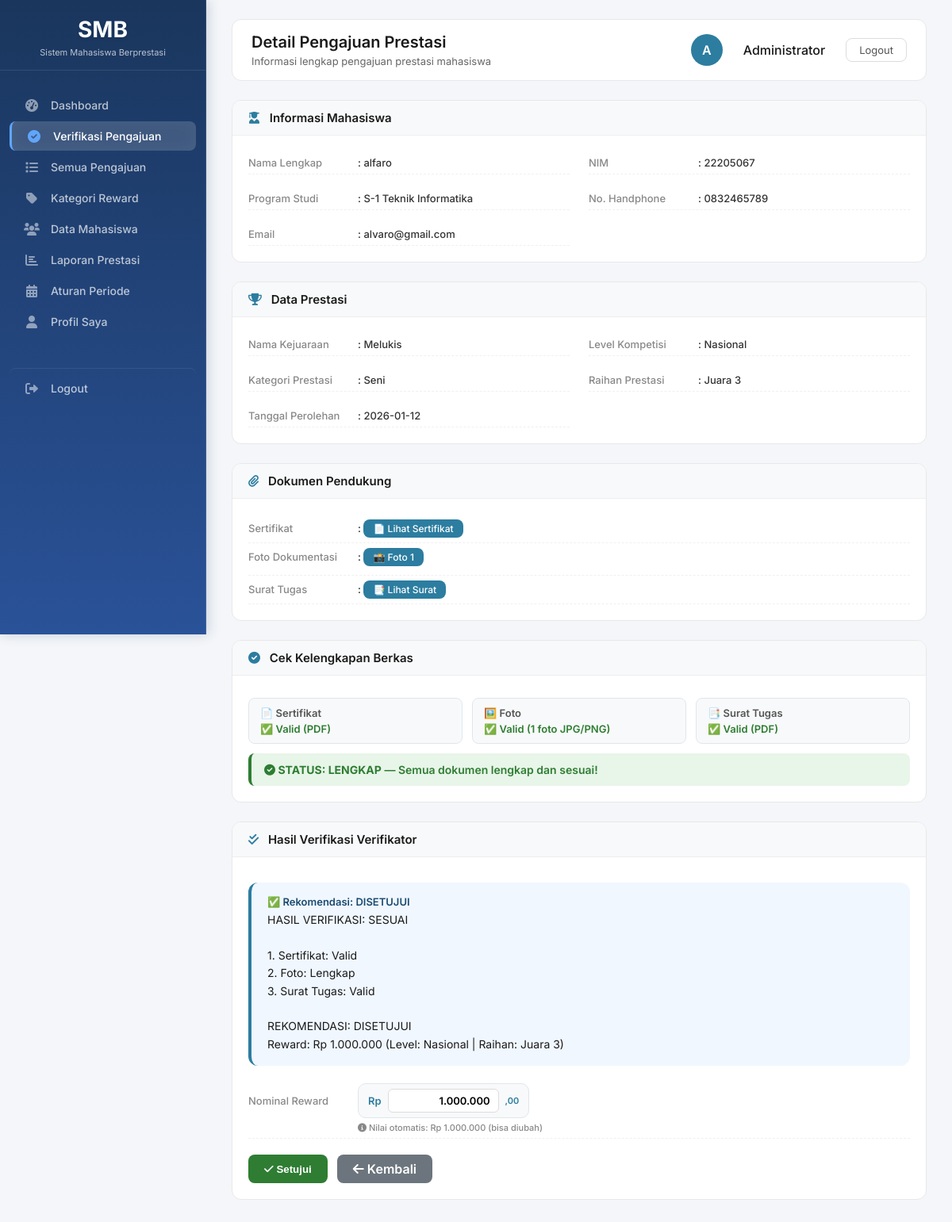
Page /admin/detail_pengajuan.php?id=23 (signed in) on the committed database.
### tables this page shows
CREATE TABLE `pengajuan` (
  `id` int NOT NULL,
  `user_id` int NOT NULL,
  `mahasiswa_id` int DEFAULT NULL,
  `kategori_id` int DEFAULT NULL,
  `judul_prestasi` varchar(200) DEFAULT NULL,
  `deskripsi` text,
  `tanggal_prestasi` date DEFAULT NULL,
  `level_kompetisi` enum('Lokal','Provinsi','Nasional','Internasional') NOT NULL,
  `penyelenggara` varchar(100) DEFAULT NULL,
  `lokasi` varchar(100) DEFAULT NULL,
  `raihan_prestasi` varchar(50) DEFAULT NULL,
  `dokumen_path` varchar(255) DEFAULT NULL,
  `status` enum('diproses','disetujui','ditolak','revisi') NOT NULL DEFAULT 'diproses',
  `tanggal_disetujui` datetime DEFAULT NULL,
  `reward_nominal` int DEFAULT '0',
  `nilai_akhir` decimal(5,2) DEFAULT NULL,
  `admin_catatan` text,
  `admin_id` int DEFAULT NULL,
  `validated_at` datetime DEFAULT NULL,
  `periode_id` int DEFAULT NULL,
  `created_at` datetime DEFAULT CURRENT_TIMESTAMP,
  `updated_at` datetime DEFAULT NULL,
  `fakultas` varchar(100) DEFAULT NULL,
  `jenis_peserta` enum('Individu','Tim') DEFAULT 'Individu',
  `nama_ketua` varchar(100) DEFAULT NULL,
  `nim_ketua` varchar(20) DEFAULT NULL,
  `no_hp` varchar(15) DEFAULT NULL,
  `prodi` varchar(50) DEFAULT NULL,
  `bulan_raihan` varchar(20) DEFAULT NULL,
  `tahun_raihan` year DEFAULT NULL,
  `url_penyelenggara` text,
  `nama_tim` varchar(100) DEFAULT NULL,
  `anggota_tim` text,
  `sertifikat` varchar(255) DEFAULT NULL,
  `foto_dokumentasi` text,
  `surat_tugas` varchar(255) DEFAULT NULL,
  `nama_kejuaraan` varchar(255) DEFAULT NULL,
  `kategori_prestasi` varchar(100) DEFAULT NULL,
  `tanggal_raihan` date DEFAULT NULL,
  `ocr_text` text,
  `ocr_accuracy` decimal(5,4) DEFAULT '0.0000',
  `file_hash` varchar(64) DEFAULT NULL,
  `digital_signature` text,
  `penetapan` tinyint(1) DEFAULT '0'
);

CREATE TABLE `users` (
  `id` int NOT NULL,
  `username` varchar(50) NOT NULL,
  `password` varchar(255) NOT NULL,
  `email` varchar(100) NOT NULL,
  `nama_lengkap` varchar(100) NOT NULL,
  `nim` varchar(20) DEFAULT NULL,
  `fakultas` varchar(100) DEFAULT NULL,
  `prodi` varchar(50) DEFAULT NULL,
  `role` enum('mahasiswa','reviewer','admin','superadmin') NOT NULL DEFAULT 'mahasiswa',
  `no_hp` varchar(20) DEFAULT NULL,
  `alamat` text,
  `foto_profil` varchar(255) DEFAULT NULL,
  `status` enum('active','inactive','locked','suspended') NOT NULL DEFAULT 'active',
  `email_verified` tinyint(1) DEFAULT '1',
  `verification_token` varchar(100) DEFAULT NULL,
  `reset_token` varchar(100) DEFAULT NULL,
  `reset_expiry` datetime DEFAULT NULL,
  `last_login` datetime DEFAULT NULL,
  `lock_until` datetime DEFAULT NULL,
  `created_at` datetime NOT NULL,
  `updated_at` datetime DEFAULT NULL
);

### admin/detail_pengajuan.php (the view, shortened to what the rows shown need)
<?php
require_once '../config/database.php';
function hitungRewardOtomatis($conn, $level, $raihan, $jenis_peserta) {
    $query = "SELECT nominal FROM kategori_reward
              WHERE tingkat = '$level' AND raihan = '$raihan' AND kategori = '$jenis_peserta'
              LIMIT 1";
    $result = mysqli_query($conn, $query);
    if ($row = mysqli_fetch_assoc($result)) {
        return $row['nominal'];
    }
    return 0;
}
$id = isset($_GET['id']) ? (int)$_GET['id'] : 0;
$query = "SELECT p.*, u.nama_lengkap, u.nim, u.email, u.no_hp, u.prodi, u.id as user_id
          FROM pengajuan p
          JOIN users u ON p.user_id = u.id
          WHERE p.id = $id";
$result = mysqli_query($conn, $query);
$row = mysqli_fetch_assoc($result);
$reward_otomatis = hitungRewardOtomatis($conn, $row['level_kompetisi'], $row['raihan_prestasi'], $row['jenis_peserta']);
$full_catatan = $row['admin_catatan'] ?? '';
$catatan_verifikator_only = '';
$pos_verifikator = strpos($full_catatan, 'Verifikator:');
if ($pos_verifikator !== false) {
    $catatan_verifikator_only = trim(substr($full_catatan, $pos_verifikator));
}
$catatan_verifikator_only = preg_replace('/^Verifikator:\s*/', '', $catatan_verifikator_only);
?>
<!DOCTYPE html>
<html lang="id">
<head>
    <link rel="stylesheet" href="https://cdnjs.cloudflare.com/ajax/libs/font-awesome/6.0.0-beta3/css/all.min.css">
</head>
<body>
<div class="sidebar">
    <div class="sidebar-header">
        <h2>SMB</h2>
    </div>
</div>
<div class="main-content">
    <div class="top-bar">
        <div class="page-title">
            <h1>Detail Pengajuan Prestasi</h1>
        </div>
    </div>
    <div class="detail-card">
        <div class="card-body">
            <div class="info-grid">
                <div class="info-item"><span class="info-label">Nama Lengkap</span><span class="info-value">: <?php echo htmlspecialchars($row['nama_lengkap']); ?></span></div>
                <div class="info-item"><span class="info-label">NIM</span><span class="info-value">: <?php echo htmlspecialchars($row['nim']); ?></span></div>
                <div class="info-item"><span class="info-label">Program Studi</span><span class="info-value">: <?php echo htmlspecialchars($row['prodi']); ?></span></div>
                <div class="info-item"><span class="info-label">No. Handphone</span><span class="info-value">: <?php echo htmlspecialchars($row['no_hp']); ?></span></div>
                <div class="info-item"><span class="info-label">Email</span><span class="info-value">: <?php echo htmlspecialchars($row['email'] ?? '-'); ?></span></div>
            </div>
        </div>
    </div>
    <div class="detail-card">
        <div class="card-body">
            <div class="info-grid">
                <div class="info-item"><span class="info-label">Nama Kejuaraan</span><span class="info-value">: <?php echo htmlspecialchars($row['nama_kejuaraan']); ?></span></div>
                <div class="info-item"><span class="info-label">Level Kompetisi</span><span class="info-value">: <?php echo htmlspecialchars($row['level_kompetisi']); ?></span></div>
                <div class="info-item"><span class="info-label">Kategori Prestasi</span><span class="info-value">: <?php echo htmlspecialchars($row['kategori_prestasi']); ?></span></div>
                <div class="info-item"><span class="info-label">Raihan Prestasi</span><span class="info-value">: <?php echo htmlspecialchars($row['raihan_prestasi']); ?></span></div>
                <div class="info-item"><span class="info-label">Tanggal Perolehan</span><span class="info-value">: <?php echo htmlspecialchars($row['tanggal_raihan']); ?></span></div>
            </div>
        </div>
    </div>
    <div class="detail-card">
        <div class="card-body">
            <div class="info-item">
                <span class="info-value">:
                    <?php if (!empty($row['foto_dokumentasi'])): ?>
                        <?php
                        $foto_list = explode(',', $row['foto_dokumentasi']);
                        foreach ($foto_list as $index => $foto):
                            $foto = trim($foto);
                            if (!empty($foto)):
                        ?>
                            <a href="../uploads/foto/<?php echo $foto; ?>" target="_blank" class="file-link" style="margin-right: 8px; margin-bottom: 5px; display: inline-block;">
                                📸 Foto <?php echo $index + 1; ?>
                            </a>
                        <?php
                            endif;
                        endforeach;
                        ?>
                    <?php else: ?>
                        <span class="no-file">Tidak ada</span>
                    <?php endif; ?>
                </span>
            </div>
        </div>
    </div>
    <?php if ($row['status'] == 'disetujui' || $row['status'] == 'ditolak'): ?>
    <div class="detail-card">
        <div class="card-header"><i class="fas fa-check-double"></i> Hasil Verifikasi Verifikator</div>
        <div class="card-body">
            <div class="rekomendasi-box">
                <span class="label">
                    <?php if ($row['status'] == 'disetujui'): ?>
                        ✅ Rekomendasi: DISETUJUI
                    <?php elseif ($row['status'] == 'ditolak'): ?>
                        ❌ Rekomendasi: DITOLAK
                    <?php else: ?>
                        ⏳ Rekomendasi: DIPROSES
                    <?php endif; ?>
                </span>
                <div class="text">
                    <?php
                    $catatan_verifikator_tampil = !empty($catatan_verifikator_only) ? $catatan_verifikator_only : 'Tidak ada catatan dari verifikator.';
                    echo nl2br(htmlspecialchars($catatan_verifikator_tampil));
                    ?>
                </div>
            </div>
            <?php if ($row['status'] == 'disetujui'): ?>
            <form method="POST">
                <div class="info-item">
                    <span class="info-label">Nominal Reward</span>
                    <span class="info-value">
                        <div class="reward-input">
                            <span>Rp</span>
                            <input type="text" name="nominal_reward" id="nominal_reward" value="<?php echo number_format($reward_otomatis, 0, ',', '.'); ?>" onkeyup="formatRupiah(this)">
                            <span style="font-size:11px;">,00</span>
                        </div>
                        <div class="reward-note">
                            <i class="fas fa-info-circle"></i>
                            Nilai otomatis: Rp <?php echo number_format($reward_otomatis, 0, ',', '.'); ?> (bisa diubah)
                        </div>
                    </span>
                </div>
                <div class="button-group">
                    <button type="submit" name="action" value="setuju" class="btn-approve"><i class="fas fa-check"></i> Setujui</button>
                    <a href="verifikasi.php" class="btn-back"><i class="fas fa-arrow-left"></i> Kembali</a>
                </div>
            </form>
            <?php else: ?>
            <div class="button-group">
                <a href="verifikasi.php" class="btn-back"><i class="fas fa-arrow-left"></i> Kembali ke Daftar</a>
            </div>
            <?php endif; ?>
        </div>
    </div>
    <?php endif; ?>
</div>
</body>
</html>

### rows in the picture
pengajuan: user.nama_lengkap "alfaro", user.nim "22205067", user.prodi "S-1 Teknik Informatika", user.no_hp "0832465789", user.email "alvaro@gmail.com", nama_kejuaraan "Melukis", level_kompetisi "Nasional", kategori_prestasi "Seni", raihan_prestasi "Juara 3", tanggal_raihan "2026-01-12", admin_catatan "HASIL VERIFIKASI: SESUAI 1. Sertifikat: Valid 2. Foto: Lengkap 3. Surat Tugas: Valid REKOMENDASI: DISETUJUI Reward: Rp 1.000.000 (Level: Nasional | Raihan: Juara 3)"

### other values in the picture
$_SESSION['nama'] "Administrator"
$validasi['sertifikat']['pesan'] "✅ Valid (PDF)"
$validasi['foto']['pesan'] "✅ Valid (1 foto JPG/PNG)"
$validasi['surat_tugas']['pesan'] "✅ Valid (PDF)"
$reward_otomatis "1.000.000"
